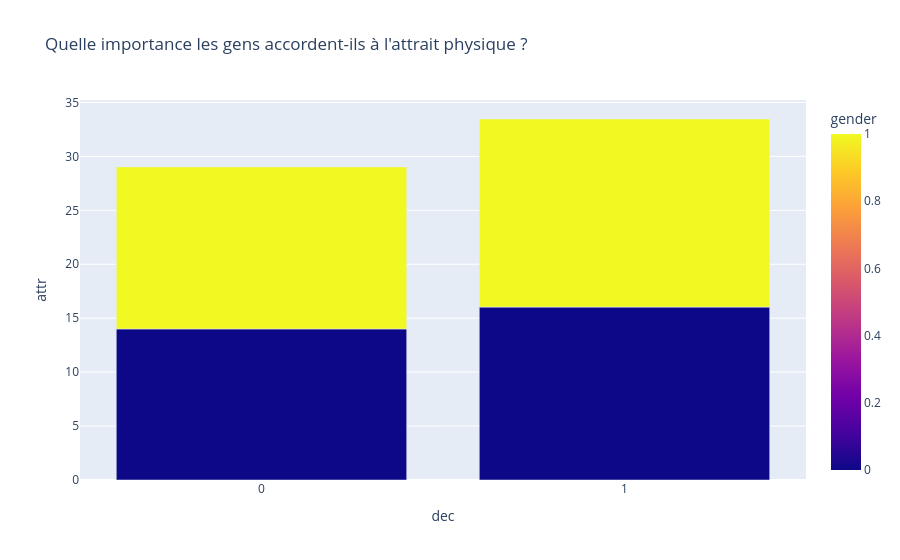

This figure's notebook cell:
### Markdown cell above
## Quelle importance les gens accordent-ils à l'attrait physique dans le choix d'un partenaire potentiel par rapport à son impact réel ?

### Code cell
df1_comparaison = df1.groupby(['gender', 'dec'])['attr'].mean().reset_index()
print(df1_comparaison)
fig7 = px.bar(df1_comparaison, x="dec", y="attr", color="gender", barmode="group", title="Quelle importance les gens accordent-ils à l'attrait physique ?")
fig7.show()

### Figure 1 — Plotly figure (JSON) as saved in the notebook; plotly's stock layout.template omitted (floating-point values rounded to 4 significant figures)
{"data": [{"alignmentgroup": "True", "hovertemplate": "dec=%{x}<br>attr=%{y}<br>gender=%{marker.color}<extra></extra>", "legendgroup": "", "marker": {"color": [0, 0, 1, 1], "coloraxis": "coloraxis", "pattern": {"shape": ""}}, "name": "", "offsetgroup": "", "orientation": "v", "showlegend": false, "textposition": "auto", "type": "bar", "x": [0, 1, 0, 1], "xaxis": "x", "y": [14.0, 16.03, 15.02, 17.44], "yaxis": "y"}], "layout": {"barmode": "group", "coloraxis": {"colorbar": {"title": {"text": "gender"}}, "colorscale": [[0, "#0d0887"], [0.1111, "#46039f"], [0.2222, "#7201a8"], [0.3333, "#9c179e"], [0.4444, "#bd3786"], [0.5556, "#d8576b"], [0.6667, "#ed7953"], [0.7778, "#fb9f3a"], [0.8889, "#fdca26"], [1, "#f0f921"]]}, "legend": {"tracegroupgap": 0}, "title": {"text": "Quelle importance les gens accordent-ils à l'attrait physique ?"}, "xaxis": {"anchor": "y", "domain": [0, 1], "title": {"text": "dec"}}, "yaxis": {"anchor": "x", "domain": [0, 1], "title": {"text": "attr"}}}}
